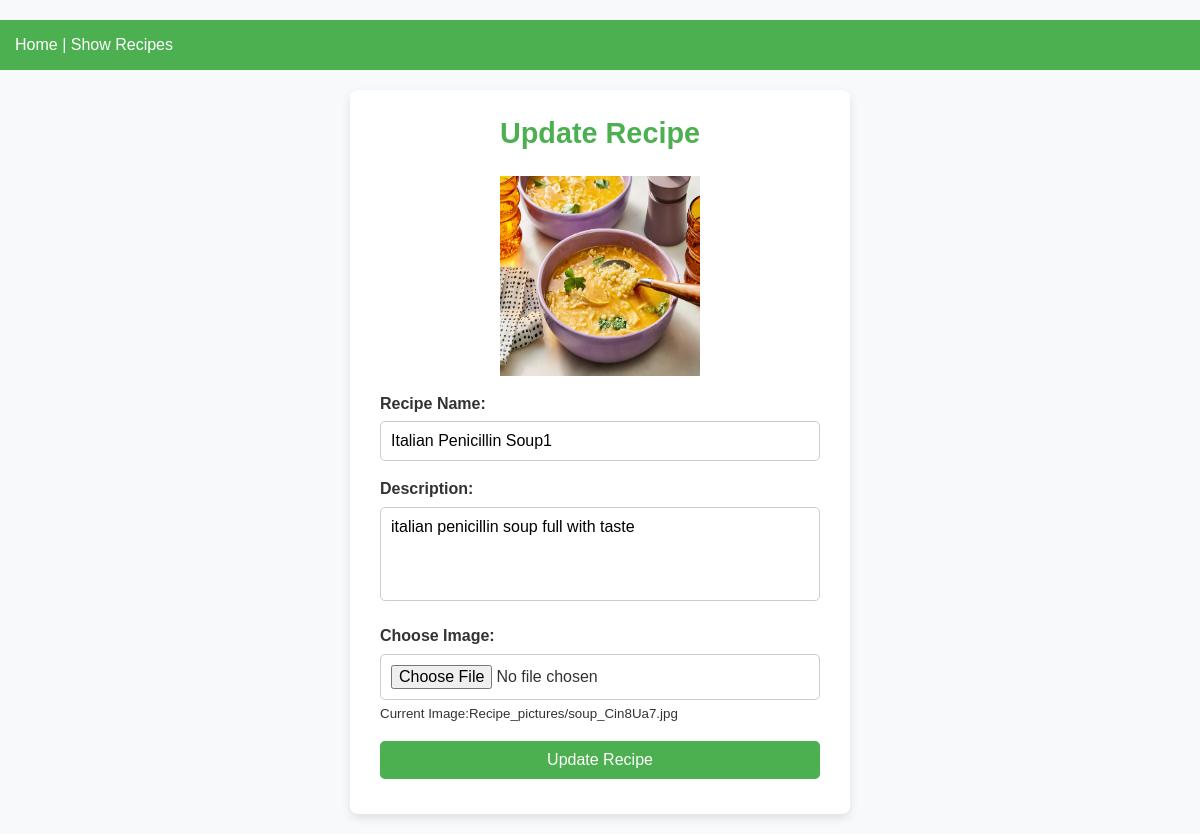
The page /update_recipe/italian-penicillin-soup1/ (signed in) on the database its author committed.
### reciepe_app/models.py (models this page shows, shortened)
class Recipe(models.Model):
    user = models.ForeignKey(User,on_delete=models.CASCADE,null=True , blank=True,related_name='recipe_user')
    slug = models.SlugField(blank=True,null=True,unique=True)
    recipe_disc = models.TextField(blank=True,null=True)
    recipe_img = models.ImageField(upload_to='Recipe_pictures/',null=True,blank=True)
    recipe_name = models.CharField(max_length=40,unique=True)
    recipe_created_at = models.DateTimeField(auto_now=True)
    recipe_view_count = models.IntegerField(default=1)
    class Meta:
        ordering = ['-recipe_created_at']
        verbose_name = 'Recipe'

### reciepe_app/views.py (the view, shortened to what this page needs)
# urls.py: path('update_recipe/<slug:slug>/', update_recipe , name='update_recipe'),
@login_required(login_url='login')
def update_recipe(request,slug):
    recipe = Recipe.objects.get(slug = slug)
    return render(request, 'update_recipe.html', {'recipe': recipe})

### reciepe_app/templates/update_recipe.html (shortened to what this page needs)
<!DOCTYPE html>
<html lang="en">
<head>
    {% load static %}
</head>
<body>
    <nav class="navbar">
        <a href="{% url 'main' %}" class="nav-link">Home | Show Recipes</a>
    </nav>
    <section class="form-section">
        <form method="post" enctype="multipart/form-data" class="form-container">
            <h1>
                {% if recipe.id %}
                Update Recipe
                {% else %}
                Create Recipe
                {% endif %}
            </h1>
            <div class="form-group">
                {% if recipe.recipe_img%}
                <img src="{{ recipe.recipe_img.url }}" alt="{{ recipe.recipe_name}}" style="width:200px;height:200px;display: block;margin:auto;">
                {%endif%}
            </div>
            <div class="form-group">
                <label for="recipe_name">Recipe Name:</label>
                <input type="text" id="recipe_name" name="recipe_name" value="{{ recipe.recipe_name }}" required>
            </div>
            <div class="form-group">
                <label for="recipe_desc">Description:</label>
                <textarea id="recipe_desc" name="recipe_desc" rows="4" required>{{ recipe.recipe_disc }}</textarea>
            </div>
            <div class="form-group">
                <label for="recipe_img">Choose Image:</label>
                <input type="file" id="recipe_img" value="{{recipe.recipe_img}}" name="recipe_img" >
                {% if recipe.recipe_img %}
                <small>Current Image:{{ recipe.recipe_img.name }}</small>
                {% endif %}
            </div>
            <div class="form-group">
                <input type="submit" value="Update Recipe" class="btn">
            </div>
        </form>
    </section>
</body>
</html>

### reciepe_app/templates/update_recipe.html (style rules this page uses)
* { margin: 0; padding: 0; box-sizing: border-box; font-family: 'Arial', sans-serif; }
body { background-color: #f8f9fa; color: #333; line-height: 1.6; padding: 20px 0; }
.navbar { background-color: #4CAF50; padding: 12px 15px; text-align: left; z-index:10; }
.navbar .nav-link { color: #fff; text-decoration: none; font-size: 1rem; }
.form-section { display: flex; justify-content: center; align-items: center; min-height: 70vh; }
.form-container { margin-top:20px; background: #fff; padding: 20px 30px; border-radius: 8px; box-shadow: 0 4px 10px rgba(0, 0, 0, 0.1); width: 100%; max-width: 500px; }
.form-container h1 { font-size: 1.8rem; color: #4CAF50; margin-bottom: 20px; text-align: center; }
.form-group { margin-bottom: 15px; }
.form-group label { display: block; font-weight: bold; margin-bottom: 5px; color: #333; }
.form-group input[type="text"], .form-group textarea, .form-group input[type="file"] { width: 100%; padding: 10px; font-size: 1rem; border: 1px solid #ccc; border-radius: 5px; outline: none; transition: border-color 0.3s ease; }
.form-group textarea { resize: none; }
.form-group .btn { width: 100%; padding: 10px; background-color: #4CAF50; color: #fff; font-size: 1rem; border: none; border-radius: 5px; cursor: pointer; transition: background-color 0.3s ease; }

### rows shown on the page
Recipe: recipe_img (picture), recipe_name "Italian Penicillin Soup1", recipe_desc "italian penicillin soup full with taste", recipe_img.name "Recipe_pictures/soup_Cin8Ua7.jpg"
